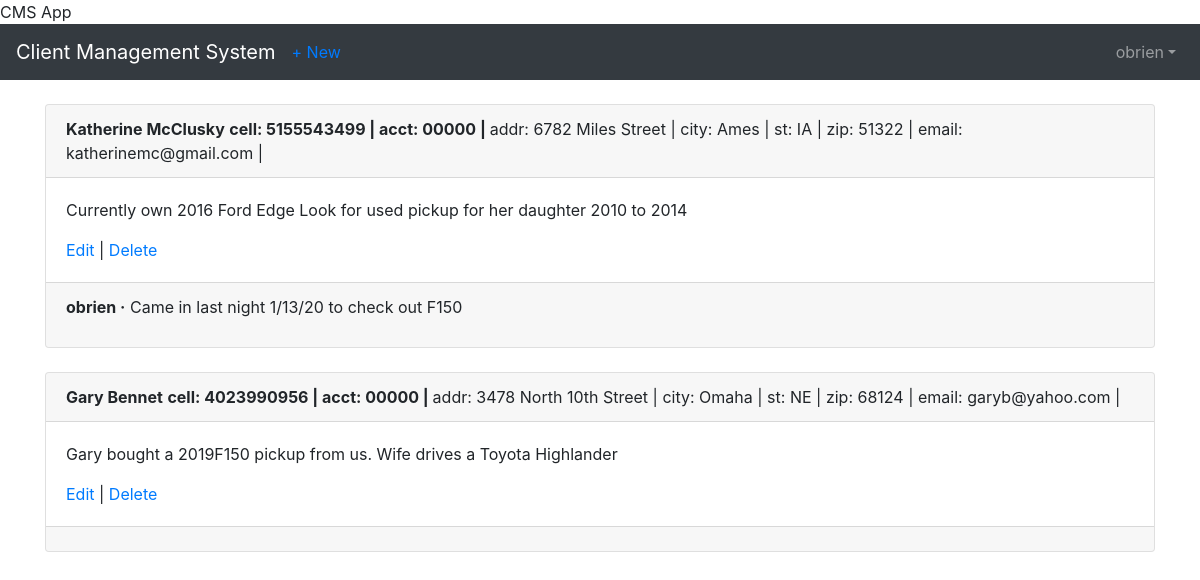
Page /clients/ (signed in) on the committed database.
### users/models.py (models this page shows)
class CustomUser(AbstractUser):
    department = models.CharField(max_length=50, default='', null=True, blank=True)
    employee_cell_phone = models.CharField(max_length=50, default='', null=True, blank=True)

### clients/models.py (models this page shows, shortened)
class Client(models.Model):
    name = models.CharField(max_length=50,blank=False, null=False, default=' ')
    address = models.CharField(max_length=50, blank=True, null=True,default=' ')
    city = models.CharField(max_length=50, default=' ')
    state = models.CharField(max_length=50, default='NE')
    zipcode = models.CharField(max_length=10, default='00000')
    email = models.EmailField(max_length=100, default=' ')
    cell_phone = models.CharField(max_length=50,default='(402)000-0000')
    acct_number = models.CharField(max_length=50,blank=True, null=True, default='00000')
    notes = models.TextField()
    date = models.DateTimeField(auto_now_add=True)
    author = models.ForeignKey(
        get_user_model(),
        on_delete=models.CASCADE,
    )

class Comment(models.Model):
    client = models.ForeignKey(
        Client,
        on_delete=models.CASCADE,
        related_name='comments',
    )
    comment = models.CharField(max_length=140)
    author = models.ForeignKey(
        get_user_model(),
        on_delete=models.CASCADE,
    )
    def __str__(self):
        return self.comment

### clients/views.py (the view)
# urls.py: path('', views.ClientListView.as_view(), name='client_list'),
class ClientListView(LoginRequiredMixin, ListView):
    model = Client
    template_name = 'client_list.html'

### templates/client_list.html (shortened to what this page needs)
{% extends 'base.html' %}
{% block content %}
  {% for client in object_list %}
    <div class="card">
      <div class="card-header">
        <span class="font-weight-bold">{{ client.name }}</span>
        <span class="font-weight-bold">cell: {{ client.cell_phone }} | </span>
        <span class="font-weight-bold">acct: {{ client.acct_number }} | </span>
        <span class="font-muted">addr: {{ client.address }} | </span>
        <span class="font-muted-">city: {{ client.city }} | </span>
        <span class="font-muted">st: {{ client.state }} | </span>
        <span class="font-muted">zip: {{ client.zipcode }} | </span>
        <span class="font-muted">email: {{ client.email }} | </span>
      </div>
      <div class="card-body">
        <p>{{client.notes}}</p>
        <a href="{% url 'client_edit' client.pk %}">Edit</a> |
        <a href="{% url 'client_delete' client.pk %}">Delete</a>
      </div>
      <div class="card-footer">
        {% for comment in client.comments.all %}
          <p>
            <span class="font-weight-bold">{{ comment.author }} &middot;</span>
            {{ comment }}
          </p>
        {% endfor %}
      </div>
    </div>
    <br />
  {% endfor %}
{% endblock content %}

### templates/base.html (shortened to what this page needs)
<!doctype html>
<html lang="en">
  <head>
    <link rel="stylesheet" href="https://stackpath.bootstrapcdn.com/bootstrap/4.1.3/css/bootstrap.min.css">
    <name>{% block name %}CMS App{% endblock name %}</name>
  </head>
  <body>
    <nav class="navbar navbar-expand-md navbar-dark bg-dark mb-4">
      <a class="navbar-brand" href="{% url 'home' %}">Client Management System</a>
      {% if user.is_authenticated %}
        <ul class="navbar-nav mr-auto">
          <li class="nav-item"><a href="{% url 'client_new' %}">+ New</a></li>
        </ul>
      {% endif %}
      <div class="collapse navbar-collapse" id="navbarCollapse">
        {% if user.is_authenticated %}
          <ul class="navbar-nav ml-auto">
            <li class="nav-item">
              <a class="nav-link dropdown-toggle" href="#" id="userMenu" data-toggle="dropdown" aria-haspopup="true"
                 aria-expanded="false">{{ user.username }}</a>
            </li>
          </ul>
        {% endif %}
      </div>
    </nav>
    <div class="container">
      {% block content %}
      {% endblock content %}
    </div>
  </body>
</html>

### rows in the picture
CustomUser: username "obrien"
Client: name "Katherine McClusky", cell_phone "5155543499", acct_number "00000", address "6782 Miles Street", city "Ames", state "IA", zipcode "51322", email "katherinemc@gmail.com", notes "Currently own 2016 Ford Edge Look for used pickup for her daughter 2010 to 2014"
Comment: author "obrien", comment "Came in last night 1/13/20 to check out F150"
Client: name "Gary Bennet", cell_phone "4023990956", acct_number "00000", address "3478 North 10th Street", city "Omaha", state "NE", zipcode "68124", email "garyb@yahoo.com", notes "Gary bought a 2019F150 pickup from us. Wife drives a Toyota Highlander"
